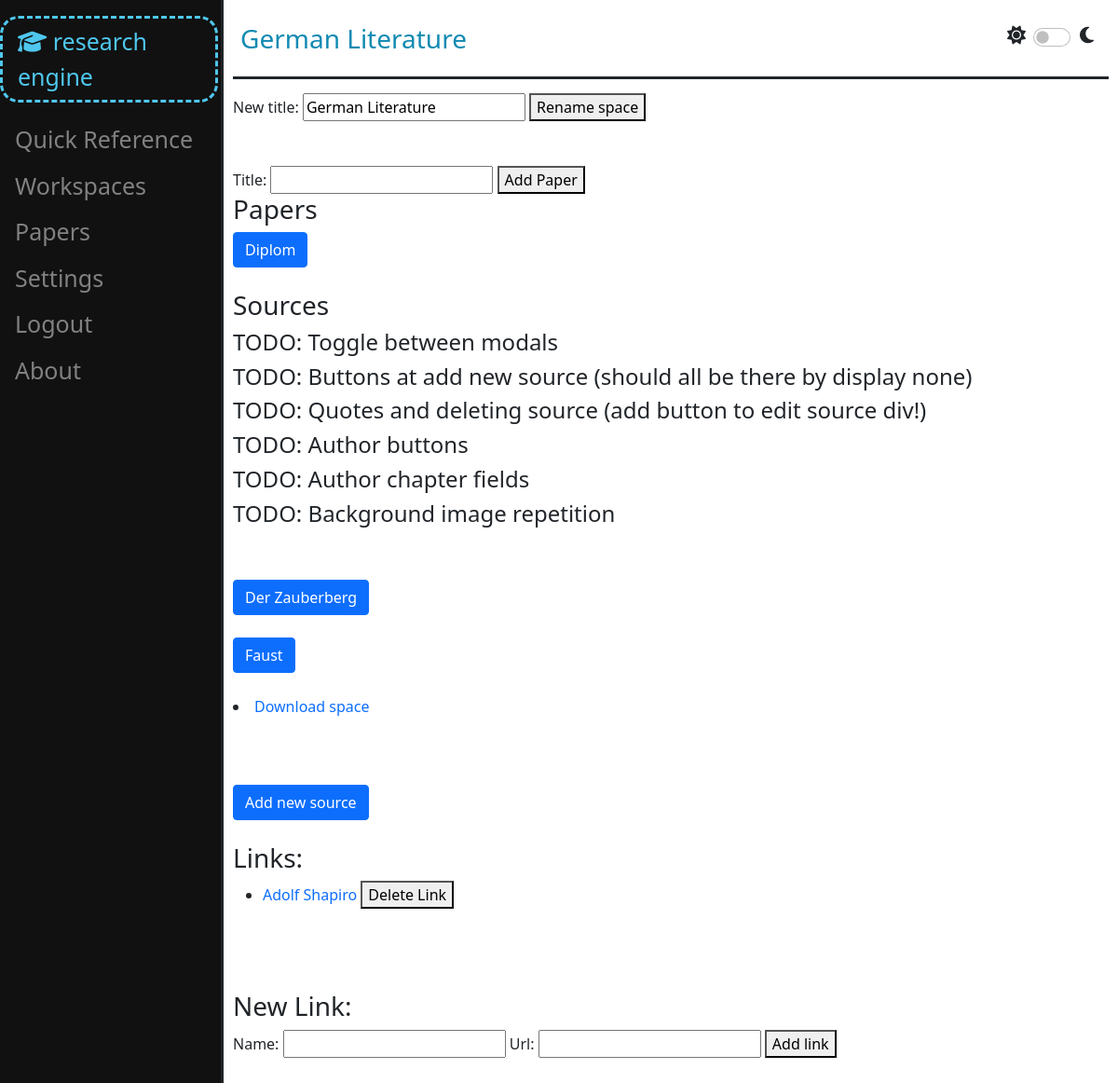
The app's page /work_space/1 (signed in), older data.
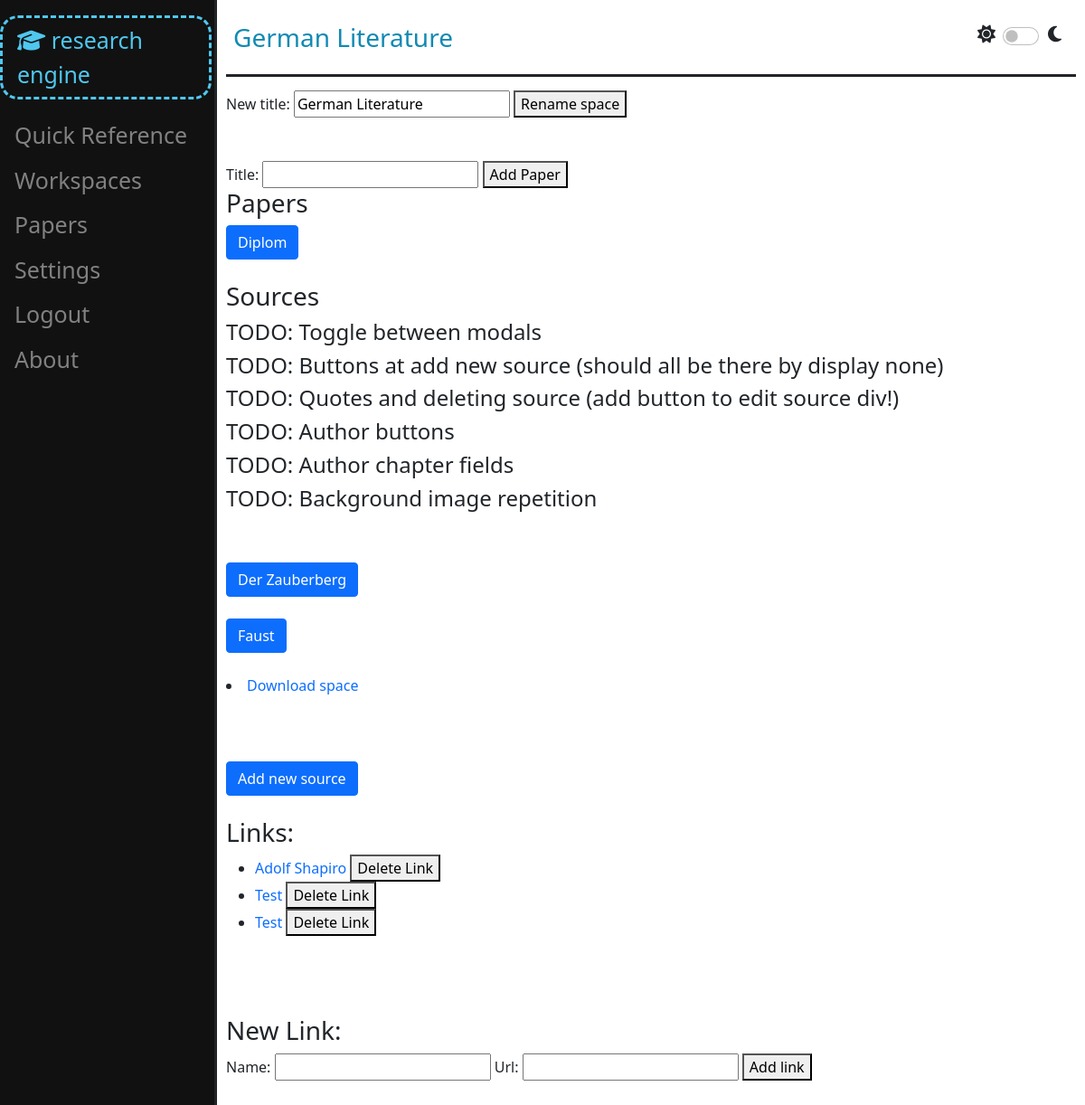
The same page, newer data.
### work_space/models.py (models this page shows, shortened)
class WorkSpace(models.Model):
    owner = models.ForeignKey(User, on_delete=models.CASCADE, related_name="work_spaces")
    guests = models.ManyToManyField(User, related_name="guest_work_spaces")
    title = models.CharField(max_length=50)
    archived = models.BooleanField(default=False)
    share_sources = models.BooleanField(default=False)
    def __str__(self):
        return self.title

class Link(models.Model):
    work_space = models.ForeignKey(WorkSpace, on_delete=models.CASCADE, related_name="links")
    name = models.CharField(max_length=50)
    url = models.URLField()
    def __str__(self):
        return self.name

### paper_work/models.py (models this page shows, shortened)
class Paper(models.Model):
    work_space = models.ForeignKey(WorkSpace, on_delete=models.CASCADE, related_name="papers")
    user = models.ForeignKey(User, on_delete=models.CASCADE, related_name="papers")
    title = models.CharField(max_length=50, unique=True)
    sources = models.ManyToManyField(Source, related_name="papers")
    citation_style = models.CharField(max_length=10, default="APA & MLA")
    archived = models.BooleanField(default=False)
    def __str__(self):
        return self.title

### bookshelf/models.py (models this page shows, shortened)
class Source(models.Model):
    real_type = models.ForeignKey(ContentType, editable=False, on_delete=models.CASCADE)
    work_space = models.ForeignKey(WorkSpace, on_delete=models.CASCADE, related_name="sources")
    user = models.ForeignKey(User, on_delete=models.CASCADE, related_name="sources")
    title = models.CharField(max_length=100)
    author = models.CharField(max_length=70, blank=True)
    year = models.CharField(max_length=5, blank=True)
    link = models.CharField(max_length=40, blank=True)
    has_file = models.BooleanField(default=False)
    def get_file(self) -> SourceFile | None:
        return SourceFile.objects.get(source=self)

### work_space/views.py (the view)
# urls.py: path("work_space/<int:space_id>", views.work_space_view, name="space_view"),
@login_required
def work_space_view(request, space_id):
    space = check_work_space(space_id, request.user)
    sources: list = []
    source_number = 1
    for source in space.sources.all():
        if source.has_file:
            file_id = source.get_file().pk
        else:
            file_id = None
        source = model_to_dict(source)
        source["number"] = source_number
        source["file_id"] = file_id
        sources.append(source)
        source_number += 1
    work_space_data = {
        "space": space,
        "space_papers": space.papers.all(),
        "sources": sources,
        "number_of_sources": len(sources),
        "links": space.links.all(),
        "new_paper_form": NewPaperForm(),
        "book_form": BookForm(),
        "article_form": ArticleForm(),
        "chapter_form": ChapterForm(),
        "webpage_form": WebpageForm(),
        "link_form": NewLinkForm(),
        "rename_form": RenameSpaceForm().set_initial(space),
        "work_spaces": get_user_work_spaces(request.user),
        "papers": get_user_papers(request.user)
    }
    return render(request, "work_space.html", work_space_data)

### paper_work/forms.py (shortened to what this page needs)
class NewPaperForm(forms.Form):
    title = forms.CharField()

### bookshelf/forms.py
class BookForm(CommonFields):
    source_type = SourceTypes.book
    title = forms.CharField(widget=forms.TextInput(attrs={
        "type": "text",
        "id": "title-field",
        "class": _CLASS,
        "autocomplete": "off",
        "placeholder": "Book title"})
    )
    publishing_house = forms.CharField(widget=forms.TextInput(attrs={
        "type": "text",
        "id": "publishing-house-field",
        "class": _CLASS,
        "autocomplete": "off",
        "placeholder": "Publishing House"})
    )
    year = forms.IntegerField(widget=forms.NumberInput(attrs={
        "type": "number",
        "id": "book-year-field",
        "class": _CLASS,
        "autocomplete": "off",
        "placeholder": "Publishing year"})
    )

### user_management/helpers.py (called while the page is built)
def get_user_work_spaces(user: User):
    return list(user.work_spaces.all()) + list(user.guest_work_spaces.all())

def get_user_papers(user: User):
    return user.papers.all()

### utils/verification.py (called while the page is built)
def check_work_space(space_id: int, user: User) -> WorkSpace | Http404 | PermissionDenied:
    try:
        space = WorkSpace.objects.get(pk=space_id)
    except ObjectDoesNotExist:
        raise Http404
    else:
        if space.owner != user and user not in space.guests.all():
            raise PermissionDenied
    return space

### work_space/forms.py (called while the page is built)
    def set_initial(self, space: WorkSpace):
        self.fields["new_title"].initial = space.title
        return self

### templates/work_space.html (shortened to what this page needs)
{% extends "layout.html" %}
{% load static %}
{% block header %}
   {{ space }}
{% endblock %}
{% block body %}
    <form action="{% url 'work_space:rename_space' space.pk %}" id="rename_space_form" method="post">
        {{ rename_form }}
        <button type="submit">Rename space</button>
    </form><br><br>
    <form action="{% url 'paper_work:create_paper' space.pk %}" method="post">
        {{ new_paper_form }}
        <button id="change_password_button" type="submit">Add Paper</button>
    </form>
    <h3>Papers</h3>
    {% for paper in space_papers %}
        <button onclick="load_and_show_paper_space('{{ paper.pk }}')" type="button" class="btn btn-primary" data-bs-toggle="modal" data-bs-target="#paper-space-{{ paper.pk }}">
            {{ paper }}
        </button>
        <br><br>
    {% endfor %}
    <h3>Sources</h3>
    <h4>TODO: Toggle between modals</h4>
    <h4>TODO: Buttons at add new source (should all be there by display none)</h4>
    <h4>TODO: Quotes and deleting source (add button to edit source div!)</h4>
    <h4>TODO: Author buttons</h4>
    <h4>TODO: Author chapter fields</h4>
    <h4>TODO: Background image repetition</h4>
    <br><br>
    {% for source in sources %}
        <button onclick="load_and_show_source_space('{{ source.id }}')" type="button" class="btn btn-primary" id="open-modal-button-{{ source.number }}" data-bs-toggle="modal" data-bs-target="#source-space-{{ source.number }}">
            {{ source.title }}
        </button>
        <br><br>
    {% endfor %}
    <li>
        <a href="{% url 'work_space:download_space' space.pk %}">Download space</a>
    </li><br><br><br>
    <button type="button" class="btn btn-primary" data-bs-toggle="modal" data-bs-target="#new-source">
        Add new source
    </button>
    <br><br>
    <h3>Links:</h3>
    <ul>
        {% for link in links %}
            <div id="link_{{ link.pk }}">
                <li>
                    <a href="{{ link.url }}">{{ link }}</a>
                    <button onclick="delete_link('{{ link.pk }}')" type="button">Delete Link</button>
                </li>
            </div>
        {% endfor %}
    </ul><br><br><br>
    <h3>New Link:</h3>
    <form action="{% url 'work_space:add_link' space.pk %}" method="post" id="link_form">
        {{ link_form }}
        <button>Add link</button>
    </form>
    <br><br><br>
{% endblock %}

### templates/layout.html (shortened to what this page needs)
{% load static %}
<!DOCTYPE html>
<html lang="en">
    <head>
        <link href="{% static 'css/styles.css' %}" rel="stylesheet">
        <link href="https://cdn.jsdelivr.net/npm/bootstrap@5.1.3/dist/css/bootstrap.min.css" rel="stylesheet">
    </head>
    <body>
        <div class="sidenav">
            <div id="re">
                <a id="re-main-link" href="{% url 'website:index' %}">
                    <i class="fa-solid fa-graduation-cap"></i>
                    research engine
                </a>
            </div>
            <a href="{% url 'website:lobby' %}">Quick Reference</a>
            {% if user.is_authenticated %}
                <div>
                    <a onclick="dropdown_spaces()" class="dropbtn">Workspaces</a>
                    <a onclick="dropdown_papers()" class="dropbtn">Papers</a>
                </div>
                <a href="{% url 'user_management:account_settings' %}">Settings</a>
                <a href="{% url 'user_management:logout' %}">Logout</a>
            {% else %}
                <a href="{% url 'user_management:logout' %}">Login</a>
                <a href="{% url 'user_management:register' %}">Register</a>
            {% endif %}
            <a href="{% url 'website:about' %}">About</a>
        </div>
        <main class="main">
            {% block headless %}
                <div id="header">
                    <h3 id="header-text">{% block header %}Index{% endblock %}</h3>
                    <div id="switch">
                        <i class="fa-solid fa-sun sun-moon"></i>
                        <div class="form-check form-switch">
                            <input onclick="dark_mode_toggle()" class="form-check-input" type="checkbox" role="switch" id="flexSwitchCheckDefault">
                        </div>
                        <i class="fa-sharp fa-solid fa-moon sun-moon" id="test"></i>
                    </div>
                </div>
                <div>
                    {% block body %}{% endblock %}
                </div>
            {% endblock %}
        </main>
    </body>
</html>

### static/css/styles.css (style rules this page uses)
.sidenav { height: 100%; width: 240px; position: fixed; z-index: 1; top: 0; left: 0; background-color: #111; overflow-x: hidden; padding-top: 15px; border-right: solid; }
.sidenav a { padding: 6px 8px 6px 16px; text-decoration: none; font-size: 25px; color: #818181; display: block; }
.main { margin-left: 240px; padding: 0px 10px; }
#re { margin-top: 2px; margin-bottom: 15px; }
#re-main-link { padding: 6px 8px 6px 16px; text-decoration: none; font-size: 25px; color: #4fc7ee; display: block; border-style: dashed; margin-right: 3px; border-radius: 20px; }
#header { display: flex; justify-content: space-between; margin-bottom: 15px; padding: 25px 8px 15px 8px; border-block-end-style: solid; border-block-end-width: 100%; }
#header-text, #form-header { color: #118ab2; }
#switch { display: flex; font-size: 20px; }
.sun-moon { margin-right: 8px; padding-top: 3px; }
a:link { text-decoration: none; }

Row changes from the older to the newer data that the page shows:
added Link: name "Test"
added Link: name "Test"
